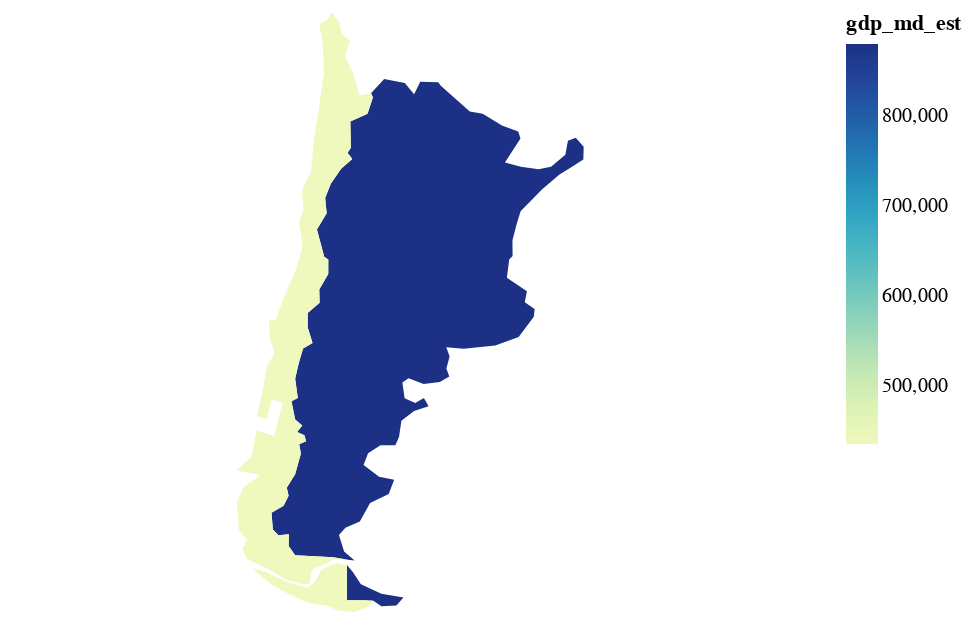

The cell this chart's notebook holds for it:
### Code cell
alt.Chart(geojson.loads(t.to_geojson())).mark_geoshape().encode(color='gdp_md_est:Q').project('identity', reflectY=True)

### Figure 1 — Vega-Lite specification as saved in the notebook (floating-point values rounded to 4 significant figures; data arrays with more than 128 entries replaced by an {"elided": "..."} marker saying what was removed)
{"config": {"view": {"continuousWidth": 400, "continuousHeight": 300}}, "data": {"name": "data-cd4a2b11a102f019b6f9513a6360dfd3"}, "mark": "geoshape", "encoding": {"color": {"type": "quantitative", "field": "gdp_md_est"}}, "projection": {"reflectY": true, "type": "identity"}, "$schema": "https://vega.github.io/schema/vega-lite/v4.8.1.json", "datasets": {"data-cd4a2b11a102f019b6f9513a6360dfd3": [{"pop_est": 44293293, "continent": "South America", "name": "Argentina", "iso_a3": "ARG", "gdp_md_est": 879400.0, "type": "Feature", "geometry": {"type": "MultiPolygon", "coordinates": {"elided": "2 rows, 244 float values in total"}}}, {"pop_est": 17789267, "continent": "South America", "name": "Chile", "iso_a3": "CHL", "gdp_md_est": 436100.0, "type": "Feature", "geometry": {"type": "MultiPolygon", "coordinates": {"elided": "2 rows, 226 float values in total"}}}]}}
